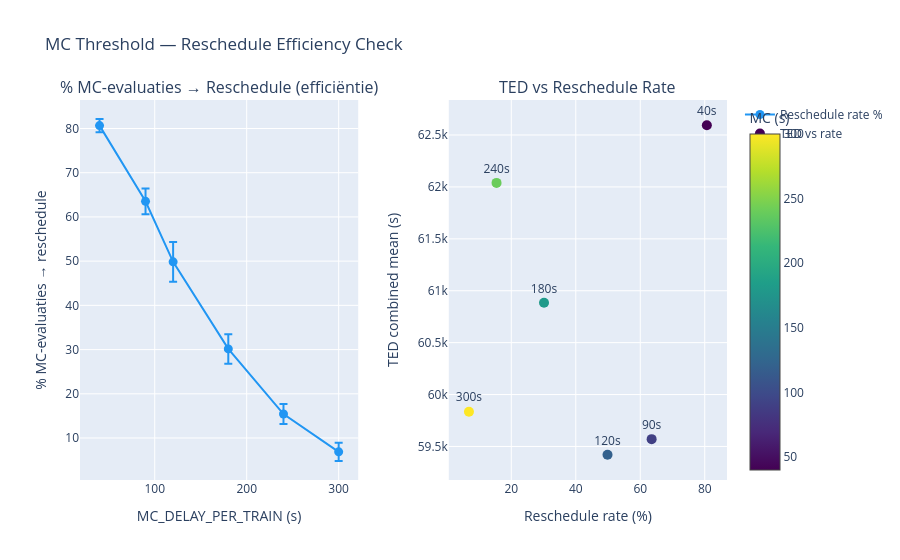

Notebook code cell kept with this figure:
### Code cell
import plotly.graph_objects as go
from plotly.subplots import make_subplots

efficiency = raw.copy()

# Correcte reschedule rate: n_rescheduled / n_evaluated (MC-evaluaties na beide frequentiechecks)
efficiency['reschedule_rate_%'] = (
    efficiency['n_rescheduled']
    / efficiency['n_evaluated'].replace(0, float('nan')) * 100
)

eff_agg = (
    efficiency
    .groupby('mc_delay_per_train')
    .agg(
        reschedule_rate_mean = ('reschedule_rate_%', 'mean'),
        reschedule_rate_std  = ('reschedule_rate_%', 'std'),
        n_rescheduled_mean   = ('n_rescheduled',     'mean'),
        n_evaluated_mean     = ('n_evaluated',        'mean'),
        n_skipped_mean       = ('n_skipped',          'mean'),
        n_fcfs_mean          = ('n_fcfs_fallback',    'mean'),
        TED_mean             = ('TED_combined',       'mean'),
    )
    .reset_index()
)

print("Reschedule efficiency per MC_DELAY_PER_TRAIN waarde:")
print(eff_agg[[
    'mc_delay_per_train', 'n_evaluated_mean', 'n_rescheduled_mean',
    'n_skipped_mean', 'n_fcfs_mean', 'reschedule_rate_mean', 'TED_mean'
]].round(2).to_string(index=False))

# ── Interactieve plot ─────────────────────────────────────────────────────────
fig = make_subplots(
    rows=1, cols=2,
    subplot_titles=[
        '% MC-evaluaties → Reschedule (efficiëntie)',
        'TED vs Reschedule Rate',
    ],
    horizontal_spacing=0.14,
)

mc_vals = eff_agg['mc_delay_per_train'].tolist()

def hover_eff(row):
    return (
        f"<b>MC={row['mc_delay_per_train']}s</b><br>"
        f"Reschedule rate: {row['reschedule_rate_mean']:.1f}% "
        f"(±{row['reschedule_rate_std']:.1f}%)<br>"
        f"MC-evaluaties:   {row['n_evaluated_mean']:.1f}<br>"
        f"→ rescheduled:   {row['n_rescheduled_mean']:.1f}<br>"
        f"→ skipped:       {row['n_skipped_mean']:.1f}<br>"
        f"→ fcfs fallback: {row['n_fcfs_mean']:.1f}<br>"
        f"TED mean:        {row['TED_mean']:.0f}s"
    )

hover_texts = eff_agg.apply(hover_eff, axis=1).tolist()

fig.add_trace(go.Scatter(
    x=mc_vals,
    y=eff_agg['reschedule_rate_mean'],
    error_y=dict(type='data', array=eff_agg['reschedule_rate_std'].tolist(), visible=True),
    mode='lines+markers',
    marker=dict(size=9, color='#2196F3'),
    line=dict(width=2),
    name='Reschedule rate %',
    hovertemplate='%{customdata}<extra></extra>',
    customdata=hover_texts,
), row=1, col=1)

fig.add_trace(go.Scatter(
    x=eff_agg['reschedule_rate_mean'],
    y=eff_agg['TED_mean'],
    mode='markers+text',
    marker=dict(
        size=10,
        color=mc_vals,
        colorscale='Viridis',
        colorbar=dict(title='MC (s)', x=1.02),
        showscale=True,
    ),
    text=[f"{v}s" for v in mc_vals],
    textposition='top center',
    name='TED vs rate',
    hovertemplate='%{customdata}<extra></extra>',
    customdata=hover_texts,
), row=1, col=2)

fig.update_xaxes(title_text='MC_DELAY_PER_TRAIN (s)', row=1, col=1)
fig.update_yaxes(title_text='% MC-evaluaties → reschedule', row=1, col=1)
fig.update_xaxes(title_text='Reschedule rate (%)', row=1, col=2)
fig.update_yaxes(title_text='TED combined mean (s)', row=1, col=2)
fig.update_layout(title_text='MC Threshold — Reschedule Efficiency Check')
fig.show()

### Figure 1 — Plotly figure (JSON) as saved in the notebook; plotly's stock layout.template omitted (floating-point values rounded to 4 significant figures)
{"data": [{"customdata": ["<b>MC=40.0s</b><br>Reschedule rate: 80.7% (±1.5%)<br>MC-evaluaties:   103.9<br>→ rescheduled:   83.8<br>→ skipped:       10936.8<br>→ fcfs fallback: 0.0<br>TED mean:        62594s", "<b>MC=90.0s</b><br>Reschedule rate: 63.5% (±2.9%)<br>MC-evaluaties:   114.2<br>→ rescheduled:   72.5<br>→ skipped:       10942.5<br>→ fcfs fallback: 0.0<br>TED mean:        59570s", "<b>MC=120.0s</b><br>Reschedule rate: 49.8% (±4.5%)<br>MC-evaluaties:   124.0<br>→ rescheduled:   61.7<br>→ skipped:       10951.3<br>→ fcfs fallback: 0.0<br>TED mean:        59420s", "<b>MC=180.0s</b><br>Reschedule rate: 30.2% (±3.3%)<br>MC-evaluaties:   142.7<br>→ rescheduled:   42.9<br>→ skipped:       10979.2<br>→ fcfs fallback: 0.0<br>TED mean:        60884s", "<b>MC=240.0s</b><br>Reschedule rate: 15.4% (±2.3%)<br>MC-evaluaties:   160.3<br>→ rescheduled:   24.7<br>→ skipped:       10983.3<br>→ fcfs fallback: 0.1<br>TED mean:        62039s", "<b>MC=300.0s</b><br>Reschedule rate: 6.9% (±2.1%)<br>MC-evaluaties:   172.7<br>→ rescheduled:   11.8<br>→ skipped:       11005.0<br>→ fcfs fallback: 0.0<br>TED mean:        59835s"], "error_y": {"array": [1.495, 2.919, 4.481, 3.34, 2.27, 2.065], "type": "data", "visible": true}, "hovertemplate": "%{customdata}<extra></extra>", "line": {"width": 2}, "marker": {"color": "#2196F3", "size": 9}, "mode": "lines+markers", "name": "Reschedule rate %", "type": "scatter", "x": [40, 90, 120, 180, 240, 300], "xaxis": "x", "y": [80.65, 63.53, 49.85, 30.15, 15.43, 6.869], "yaxis": "y"}, {"customdata": ["<b>MC=40.0s</b><br>Reschedule rate: 80.7% (±1.5%)<br>MC-evaluaties:   103.9<br>→ rescheduled:   83.8<br>→ skipped:       10936.8<br>→ fcfs fallback: 0.0<br>TED mean:        62594s", "<b>MC=90.0s</b><br>Reschedule rate: 63.5% (±2.9%)<br>MC-evaluaties:   114.2<br>→ rescheduled:   72.5<br>→ skipped:       10942.5<br>→ fcfs fallback: 0.0<br>TED mean:        59570s", "<b>MC=120.0s</b><br>Reschedule rate: 49.8% (±4.5%)<br>MC-evaluaties:   124.0<br>→ rescheduled:   61.7<br>→ skipped:       10951.3<br>→ fcfs fallback: 0.0<br>TED mean:        59420s", "<b>MC=180.0s</b><br>Reschedule rate: 30.2% (±3.3%)<br>MC-evaluaties:   142.7<br>→ rescheduled:   42.9<br>→ skipped:       10979.2<br>→ fcfs fallback: 0.0<br>TED mean:        60884s", "<b>MC=240.0s</b><br>Reschedule rate: 15.4% (±2.3%)<br>MC-evaluaties:   160.3<br>→ rescheduled:   24.7<br>→ skipped:       10983.3<br>→ fcfs fallback: 0.1<br>TED mean:        62039s", "<b>MC=300.0s</b><br>Reschedule rate: 6.9% (±2.1%)<br>MC-evaluaties:   172.7<br>→ rescheduled:   11.8<br>→ skipped:       11005.0<br>→ fcfs fallback: 0.0<br>TED mean:        59835s"], "hovertemplate": "%{customdata}<extra></extra>", "marker": {"color": [40, 90, 120, 180, 240, 300], "colorbar": {"title": {"text": "MC (s)"}, "x": 1.02}, "colorscale": [[0, "#440154"], [0.1111, "#482878"], [0.2222, "#3e4989"], [0.3333, "#31688e"], [0.4444, "#26828e"], [0.5556, "#1f9e89"], [0.6667, "#35b779"], [0.7778, "#6ece58"], [0.8889, "#b5de2b"], [1, "#fde725"]], "showscale": true, "size": 10}, "mode": "markers+text", "name": "TED vs rate", "text": ["40s", "90s", "120s", "180s", "240s", "300s"], "textposition": "top center", "type": "scatter", "x": [80.65, 63.53, 49.85, 30.15, 15.43, 6.869], "xaxis": "x2", "y": [62590.0, 59570.0, 59420.0, 60880.0, 62040.0, 59840.0], "yaxis": "y2"}], "layout": {"annotations": [{"font": {"size": 16}, "showarrow": false, "text": "% MC-evaluaties → Reschedule (efficiëntie)", "x": 0.215, "xanchor": "center", "xref": "paper", "y": 1, "yanchor": "bottom", "yref": "paper"}, {"font": {"size": 16}, "showarrow": false, "text": "TED vs Reschedule Rate", "x": 0.785, "xanchor": "center", "xref": "paper", "y": 1, "yanchor": "bottom", "yref": "paper"}], "title": {"text": "MC Threshold — Reschedule Efficiency Check"}, "xaxis": {"anchor": "y", "domain": [0, 0.43], "title": {"text": "MC_DELAY_PER_TRAIN (s)"}}, "xaxis2": {"anchor": "y2", "domain": [0.57, 1], "title": {"text": "Reschedule rate (%)"}}, "yaxis": {"anchor": "x", "domain": [0, 1], "title": {"text": "% MC-evaluaties → reschedule"}}, "yaxis2": {"anchor": "x2", "domain": [0, 1], "title": {"text": "TED combined mean (s)"}}}}
